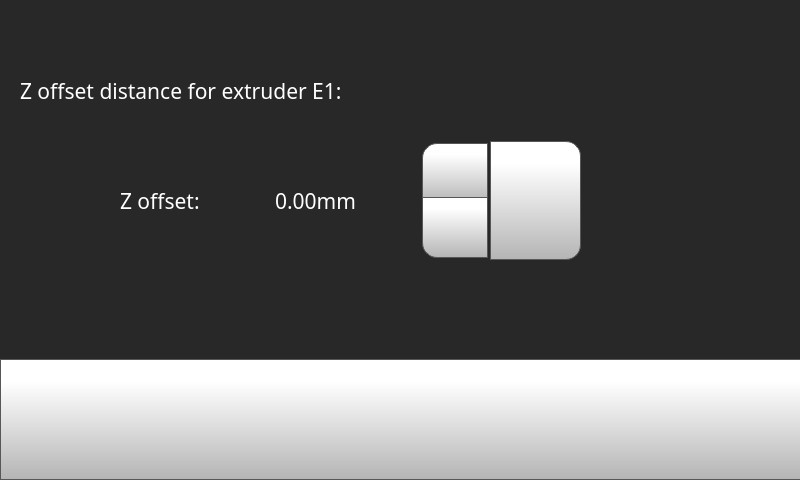
<?xml version="1.0" encoding="UTF-8"?>
<ui version="4.0">
 <class>toolOffset</class>
 <widget class="QWidget" name="toolOffset">
  <property name="geometry">
   <rect>
    <x>0</x>
    <y>0</y>
    <width>800</width>
    <height>480</height>
   </rect>
  </property>
  <property name="minimumSize">
   <size>
    <width>800</width>
    <height>480</height>
   </size>
  </property>
  <property name="maximumSize">
   <size>
    <width>800</width>
    <height>480</height>
   </size>
  </property>
  <property name="windowTitle">
   <string>Form</string>
  </property>
  <widget class="QStackedWidget" name="stackedWidget">
   <property name="geometry">
    <rect>
     <x>0</x>
     <y>0</y>
     <width>800</width>
     <height>480</height>
    </rect>
   </property>
   <property name="minimumSize">
    <size>
     <width>800</width>
     <height>480</height>
    </size>
   </property>
   <property name="maximumSize">
    <size>
     <width>800</width>
     <height>480</height>
    </size>
   </property>
   <property name="styleSheet">
    <string notr="true">background-color: rgb(40, 40, 40);</string>
   </property>
   <property name="currentIndex">
    <number>1</number>
   </property>
   <widget class="QWidget" name="toolOffsetXYPage">
    <widget class="QPushButton" name="toolOffsetXYBackButton">
     <property name="geometry">
      <rect>
       <x>0</x>
       <y>360</y>
       <width>801</width>
       <height>121</height>
      </rect>
     </property>
     <property name="minimumSize">
      <size>
       <width>0</width>
       <height>0</height>
      </size>
     </property>
     <property name="font">
      <font>
       <family>Gotham</family>
       <pointsize>16</pointsize>
      </font>
     </property>
     <property name="styleSheet">
      <string notr="true">QPushButton {
     border: 1px solid rgb(87, 87, 87);
	background-color: qlineargradient(spread:pad, x1:0, y1:1, x2:0, y2:0.188, stop:0 rgba(180, 180, 180, 255), stop:1 rgba(255, 255, 255, 255));


}

QPushButton:pressed {
    background-color: qlineargradient(x1: 0, y1: 0, x2: 0, y2: 1,
                                      stop: 0 #dadbde, stop: 1 #f6f7fa);
}

QPushButton:flat {
    border: none; /* no border for a flat push button */
}

QPushButton:default {
    border-color: navy; /* make the default button prominent */
}

QPushButton:focus {
	outline: none;
}</string>
     </property>
     <property name="text">
      <string/>
     </property>
     <property name="icon">
      <iconset resource="../resources/resource.qrc">
       <normaloff>:/Navigation/img/Navigation/arrows-4.png</normaloff>:/Navigation/img/Navigation/arrows-4.png</iconset>
     </property>
     <property name="iconSize">
      <size>
       <width>70</width>
       <height>70</height>
      </size>
     </property>
     <property name="checkable">
      <bool>false</bool>
     </property>
     <property name="autoDefault">
      <bool>false</bool>
     </property>
     <property name="default">
      <bool>false</bool>
     </property>
     <property name="flat">
      <bool>false</bool>
     </property>
    </widget>
    <widget class="QLabel" name="toolOffsetLabel">
     <property name="geometry">
      <rect>
       <x>20</x>
       <y>30</y>
       <width>521</width>
       <height>31</height>
      </rect>
     </property>
     <property name="font">
      <font>
       <family>Gotham</family>
       <pointsize>16</pointsize>
       <weight>50</weight>
       <bold>false</bold>
      </font>
     </property>
     <property name="styleSheet">
      <string notr="true">color: rgb(255, 255, 255);</string>
     </property>
     <property name="text">
      <string>X/Y offset distance for extruder E1:</string>
     </property>
    </widget>
    <widget class="QLabel" name="toolOffsetYLabel">
     <property name="geometry">
      <rect>
       <x>100</x>
       <y>260</y>
       <width>121</width>
       <height>41</height>
      </rect>
     </property>
     <property name="font">
      <font>
       <family>Gotham</family>
       <pointsize>16</pointsize>
       <weight>50</weight>
       <bold>false</bold>
      </font>
     </property>
     <property name="styleSheet">
      <string notr="true">color: rgb(255, 255, 255);</string>
     </property>
     <property name="text">
      <string>Y offset: </string>
     </property>
    </widget>
    <widget class="QDoubleSpinBox" name="toolOffsetXDoubleSpinBox_3">
     <property name="geometry">
      <rect>
       <x>220</x>
       <y>80</y>
       <width>221</width>
       <height>121</height>
      </rect>
     </property>
     <property name="font">
      <font>
       <family>Gotham</family>
       <pointsize>16</pointsize>
      </font>
     </property>
     <property name="styleSheet">
      <string notr="true">QDoubleSpinBox {
    padding-right: 5px; /* make room for the arrows */
	color: rgb(255, 255, 255);
	background-color: rgba(255, 255, 255, 0);
   
}
QDoubleSpinBox ::text:selected {
	background-color: rgb(255, 146, 57);
   
}
QDoubleSpinBox::up-button {
     border: 1px solid rgb(87, 87, 87);

border-top-left-radius: 15px;
	background-color: qlineargradient(spread:pad, x1:0, y1:1, x2:0, y2:0.188, stop:0 rgba(180, 180, 180, 255), stop:1 rgba(255, 255, 255, 255));
    width: 60px;
     height: 55px;
    padding: 2px;
}

QDoubleSpinBox::up-arrow { 
image: url(./templates/img/arrows.png);
    width: 40px;
     height: 40px;
padding: 5px;
}



QDoubleSpinBox::up-button:pressed {
    background-color: qlineargradient(x1: 0, y1: 0, x2: 0, y2: 1,
                                      stop: 0 #dadbde, stop: 1 #f6f7fa);
}


QDoubleSpinBox::down-button {
     border: 1px solid rgb(87, 87, 87);
border-bottom-left-radius: 15px;
	background-color: qlineargradient(spread:pad, x1:0, y1:1, x2:0, y2:0.188, stop:0 rgba(180, 180, 180, 255), stop:1 rgba(255, 255, 255, 255));
    width: 60px;
     height: 55px;
    padding: 2px;
}

QDoubleSpinBox::down-arrow { 
image: url(./templates/img/arrows-5.png);
    width: 40px;
    height: 40px;
padding: 5px;
}

QDoubleSpinBox::down-button:pressed {
    background-color: qlineargradient(x1: 0, y1: 0, x2: 0, y2: 1,
                                      stop: 0 #dadbde, stop: 1 #f6f7fa);

}

</string>
     </property>
     <property name="frame">
      <bool>false</bool>
     </property>
     <property name="readOnly">
      <bool>false</bool>
     </property>
     <property name="buttonSymbols">
      <enum>QAbstractSpinBox::UpDownArrows</enum>
     </property>
     <property name="accelerated">
      <bool>true</bool>
     </property>
     <property name="suffix">
      <string>mm</string>
     </property>
     <property name="decimals">
      <number>2</number>
     </property>
     <property name="minimum">
      <double>-50.000000000000000</double>
     </property>
     <property name="maximum">
      <double>50.000000000000000</double>
     </property>
     <property name="singleStep">
      <double>0.025000000000000</double>
     </property>
     <property name="value">
      <double>0.000000000000000</double>
     </property>
    </widget>
    <widget class="QDoubleSpinBox" name="toolOffsetYDoubleSpinBox_3">
     <property name="geometry">
      <rect>
       <x>220</x>
       <y>220</y>
       <width>221</width>
       <height>121</height>
      </rect>
     </property>
     <property name="font">
      <font>
       <family>Gotham</family>
       <pointsize>16</pointsize>
      </font>
     </property>
     <property name="styleSheet">
      <string notr="true">QDoubleSpinBox {
    padding-right: 5px; /* make room for the arrows */
	color: rgb(255, 255, 255);
	background-color: rgba(255, 255, 255, 0);
   
}
QDoubleSpinBox ::text:selected {
	background-color: rgb(255, 146, 57);
   
}
QDoubleSpinBox::up-button {
     border: 1px solid rgb(87, 87, 87);

border-top-left-radius: 15px;
	background-color: qlineargradient(spread:pad, x1:0, y1:1, x2:0, y2:0.188, stop:0 rgba(180, 180, 180, 255), stop:1 rgba(255, 255, 255, 255));
    width: 60px;
     height: 55px;
    padding: 2px;
}

QDoubleSpinBox::up-arrow { 
image: url(./templates/img/arrows.png);
    width: 40px;
     height: 40px;
padding: 5px;
}



QDoubleSpinBox::up-button:pressed {
    background-color: qlineargradient(x1: 0, y1: 0, x2: 0, y2: 1,
                                      stop: 0 #dadbde, stop: 1 #f6f7fa);
}


QDoubleSpinBox::down-button {
     border: 1px solid rgb(87, 87, 87);
border-bottom-left-radius: 15px;
	background-color: qlineargradient(spread:pad, x1:0, y1:1, x2:0, y2:0.188, stop:0 rgba(180, 180, 180, 255), stop:1 rgba(255, 255, 255, 255));
    width: 60px;
     height: 55px;
    padding: 2px;
}

QDoubleSpinBox::down-arrow { 
image: url(./templates/img/arrows-5.png);
    width: 40px;
    height: 40px;
padding: 5px;
}

QDoubleSpinBox::down-button:pressed {
    background-color: qlineargradient(x1: 0, y1: 0, x2: 0, y2: 1,
                                      stop: 0 #dadbde, stop: 1 #f6f7fa);

}

</string>
     </property>
     <property name="frame">
      <bool>false</bool>
     </property>
     <property name="readOnly">
      <bool>false</bool>
     </property>
     <property name="buttonSymbols">
      <enum>QAbstractSpinBox::UpDownArrows</enum>
     </property>
     <property name="accelerated">
      <bool>true</bool>
     </property>
     <property name="suffix">
      <string>mm</string>
     </property>
     <property name="decimals">
      <number>2</number>
     </property>
     <property name="minimum">
      <double>-4.000000000000000</double>
     </property>
     <property name="maximum">
      <double>4.000000000000000</double>
     </property>
     <property name="singleStep">
      <double>0.025000000000000</double>
     </property>
    </widget>
    <widget class="QPushButton" name="toolOffsetXSetButton_3">
     <property name="geometry">
      <rect>
       <x>440</x>
       <y>80</y>
       <width>91</width>
       <height>119</height>
      </rect>
     </property>
     <property name="font">
      <font>
       <family>Gotham</family>
       <pointsize>16</pointsize>
      </font>
     </property>
     <property name="styleSheet">
      <string notr="true">QPushButton {
     border: 1px solid rgb(87, 87, 87);
	background-color: qlineargradient(spread:pad, x1:0, y1:1, x2:0, y2:0.188, stop:0 rgba(180, 180, 180, 255), stop:1 rgba(255, 255, 255, 255));
border-top-right-radius: 15px;
border-bottom-right-radius: 15px;

}

QPushButton:pressed {
    background-color: qlineargradient(x1: 0, y1: 0, x2: 0, y2: 1,
                                      stop: 0 #dadbde, stop: 1 #f6f7fa);
}

QPushButton:flat {
    border: none; /* no border for a flat push button */
}

QPushButton:default {
    border-color: navy; /* make the default button prominent */
}
QPushButton:focus {
	outline: none;
}</string>
     </property>
     <property name="text">
      <string/>
     </property>
     <property name="icon">
      <iconset resource="../resources/resource.qrc">
       <normaloff>:/Icons/img/icons/verification-mark.png</normaloff>:/Icons/img/icons/verification-mark.png</iconset>
     </property>
     <property name="iconSize">
      <size>
       <width>70</width>
       <height>70</height>
      </size>
     </property>
    </widget>
    <widget class="QPushButton" name="toolOffsetYSetButton_3">
     <property name="geometry">
      <rect>
       <x>440</x>
       <y>220</y>
       <width>91</width>
       <height>119</height>
      </rect>
     </property>
     <property name="font">
      <font>
       <family>Gotham</family>
       <pointsize>16</pointsize>
      </font>
     </property>
     <property name="styleSheet">
      <string notr="true">QPushButton {
     border: 1px solid rgb(87, 87, 87);
	background-color: qlineargradient(spread:pad, x1:0, y1:1, x2:0, y2:0.188, stop:0 rgba(180, 180, 180, 255), stop:1 rgba(255, 255, 255, 255));
border-top-right-radius: 15px;
border-bottom-right-radius: 15px;

}

QPushButton:pressed {
    background-color: qlineargradient(x1: 0, y1: 0, x2: 0, y2: 1,
                                      stop: 0 #dadbde, stop: 1 #f6f7fa);
}

QPushButton:flat {
    border: none; /* no border for a flat push button */
}

QPushButton:default {
    border-color: navy; /* make the default button prominent */
}
QPushButton:focus {
	outline: none;
}</string>
     </property>
     <property name="text">
      <string/>
     </property>
     <property name="icon">
      <iconset resource="../resources/resource.qrc">
       <normaloff>:/Icons/img/icons/verification-mark.png</normaloff>:/Icons/img/icons/verification-mark.png</iconset>
     </property>
     <property name="iconSize">
      <size>
       <width>70</width>
       <height>70</height>
      </size>
     </property>
    </widget>
    <widget class="QLabel" name="tollOffsetXLabel_6">
     <property name="geometry">
      <rect>
       <x>90</x>
       <y>120</y>
       <width>121</width>
       <height>31</height>
      </rect>
     </property>
     <property name="font">
      <font>
       <family>Gotham</family>
       <pointsize>16</pointsize>
       <weight>50</weight>
       <bold>false</bold>
      </font>
     </property>
     <property name="styleSheet">
      <string notr="true">color: rgb(255, 255, 255);</string>
     </property>
     <property name="text">
      <string>X offset: </string>
     </property>
    </widget>
   </widget>
   <widget class="QWidget" name="toolOffsetZpage">
    <widget class="QLabel" name="toolOffsetLabel_6">
     <property name="geometry">
      <rect>
       <x>20</x>
       <y>70</y>
       <width>461</width>
       <height>41</height>
      </rect>
     </property>
     <property name="font">
      <font>
       <family>Gotham</family>
       <pointsize>16</pointsize>
       <weight>50</weight>
       <bold>false</bold>
      </font>
     </property>
     <property name="styleSheet">
      <string notr="true">color: rgb(255, 255, 255);</string>
     </property>
     <property name="text">
      <string>Z offset distance for extruder E1:</string>
     </property>
    </widget>
    <widget class="QLabel" name="tollOffsetXLabel_7">
     <property name="geometry">
      <rect>
       <x>120</x>
       <y>180</y>
       <width>131</width>
       <height>41</height>
      </rect>
     </property>
     <property name="font">
      <font>
       <family>Gotham</family>
       <pointsize>16</pointsize>
       <weight>50</weight>
       <bold>false</bold>
      </font>
     </property>
     <property name="styleSheet">
      <string notr="true">color: rgb(255, 255, 255);</string>
     </property>
     <property name="text">
      <string>Z offset:</string>
     </property>
    </widget>
    <widget class="QDoubleSpinBox" name="toolOffsetZDoubleSpinBox_3">
     <property name="geometry">
      <rect>
       <x>270</x>
       <y>140</y>
       <width>221</width>
       <height>121</height>
      </rect>
     </property>
     <property name="font">
      <font>
       <family>Gotham</family>
       <pointsize>16</pointsize>
      </font>
     </property>
     <property name="styleSheet">
      <string notr="true">QDoubleSpinBox {
    padding-right: 5px; /* make room for the arrows */
	color: rgb(255, 255, 255);
	background-color: rgba(255, 255, 255, 0);
   
}
QDoubleSpinBox ::text:selected {
	background-color: rgb(255, 146, 57);
   
}
QDoubleSpinBox::up-button {
     border: 1px solid rgb(87, 87, 87);

border-top-left-radius: 15px;
	background-color: qlineargradient(spread:pad, x1:0, y1:1, x2:0, y2:0.188, stop:0 rgba(180, 180, 180, 255), stop:1 rgba(255, 255, 255, 255));
    width: 60px;
     height: 55px;
    padding: 2px;
}

QDoubleSpinBox::up-arrow { 
image: url(:/Navigation/img/Navigation/arrows.png);
    width: 40px;
     height: 40px;
padding: 5px;
}



QDoubleSpinBox::up-button:pressed {
    background-color: qlineargradient(x1: 0, y1: 0, x2: 0, y2: 1,
                                      stop: 0 #dadbde, stop: 1 #f6f7fa);
}


QDoubleSpinBox::down-button {
     border: 1px solid rgb(87, 87, 87);
border-bottom-left-radius: 15px;
	background-color: qlineargradient(spread:pad, x1:0, y1:1, x2:0, y2:0.188, stop:0 rgba(180, 180, 180, 255), stop:1 rgba(255, 255, 255, 255));
    width: 60px;
     height: 55px;
    padding: 2px;
}

QDoubleSpinBox::down-arrow { 
image: url(:/Navigation/img/Navigation/arrows-5.png);
    width: 40px;
    height: 40px;
padding: 5px;
}

QDoubleSpinBox::down-button:pressed {
    background-color: qlineargradient(x1: 0, y1: 0, x2: 0, y2: 1,
                                      stop: 0 #dadbde, stop: 1 #f6f7fa);

}

</string>
     </property>
     <property name="frame">
      <bool>false</bool>
     </property>
     <property name="readOnly">
      <bool>false</bool>
     </property>
     <property name="buttonSymbols">
      <enum>QAbstractSpinBox::UpDownArrows</enum>
     </property>
     <property name="accelerated">
      <bool>true</bool>
     </property>
     <property name="suffix">
      <string>mm</string>
     </property>
     <property name="decimals">
      <number>2</number>
     </property>
     <property name="minimum">
      <double>-2.000000000000000</double>
     </property>
     <property name="maximum">
      <double>2.000000000000000</double>
     </property>
     <property name="singleStep">
      <double>0.025000000000000</double>
     </property>
     <property name="value">
      <double>0.000000000000000</double>
     </property>
    </widget>
    <widget class="QPushButton" name="toolOffsetZSetButton_3">
     <property name="geometry">
      <rect>
       <x>490</x>
       <y>141</y>
       <width>91</width>
       <height>119</height>
      </rect>
     </property>
     <property name="font">
      <font>
       <family>Gotham</family>
       <pointsize>16</pointsize>
      </font>
     </property>
     <property name="styleSheet">
      <string notr="true">QPushButton {
     border: 1px solid rgb(87, 87, 87);
	background-color: qlineargradient(spread:pad, x1:0, y1:1, x2:0, y2:0.188, stop:0 rgba(180, 180, 180, 255), stop:1 rgba(255, 255, 255, 255));
border-top-right-radius: 15px;
border-bottom-right-radius: 15px;

}

QPushButton:pressed {
    background-color: qlineargradient(x1: 0, y1: 0, x2: 0, y2: 1,
                                      stop: 0 #dadbde, stop: 1 #f6f7fa);
}

QPushButton:flat {
    border: none; /* no border for a flat push button */
}

QPushButton:default {
    border-color: navy; /* make the default button prominent */
}
QPushButton:focus {
	outline: none;
}</string>
     </property>
     <property name="text">
      <string/>
     </property>
     <property name="icon">
      <iconset resource="../resources/resource.qrc">
       <normaloff>:/Icons/img/icons/verification-mark.png</normaloff>:/Icons/img/icons/verification-mark.png</iconset>
     </property>
     <property name="iconSize">
      <size>
       <width>70</width>
       <height>70</height>
      </size>
     </property>
    </widget>
    <widget class="QPushButton" name="toolOffsetZBackButton_3">
     <property name="geometry">
      <rect>
       <x>0</x>
       <y>359</y>
       <width>801</width>
       <height>121</height>
      </rect>
     </property>
     <property name="minimumSize">
      <size>
       <width>0</width>
       <height>0</height>
      </size>
     </property>
     <property name="font">
      <font>
       <family>Gotham</family>
       <pointsize>16</pointsize>
      </font>
     </property>
     <property name="styleSheet">
      <string notr="true">QPushButton {
     border: 1px solid rgb(87, 87, 87);
	background-color: qlineargradient(spread:pad, x1:0, y1:1, x2:0, y2:0.188, stop:0 rgba(180, 180, 180, 255), stop:1 rgba(255, 255, 255, 255));


}

QPushButton:pressed {
    background-color: qlineargradient(x1: 0, y1: 0, x2: 0, y2: 1,
                                      stop: 0 #dadbde, stop: 1 #f6f7fa);
}

QPushButton:flat {
    border: none; /* no border for a flat push button */
}

QPushButton:default {
    border-color: navy; /* make the default button prominent */
}

QPushButton:focus {
	outline: none;
}</string>
     </property>
     <property name="text">
      <string/>
     </property>
     <property name="icon">
      <iconset resource="../resources/resource.qrc">
       <normaloff>:/Navigation/img/Navigation/arrows-4.png</normaloff>:/Navigation/img/Navigation/arrows-4.png</iconset>
     </property>
     <property name="iconSize">
      <size>
       <width>70</width>
       <height>70</height>
      </size>
     </property>
     <property name="checkable">
      <bool>false</bool>
     </property>
     <property name="autoDefault">
      <bool>false</bool>
     </property>
     <property name="default">
      <bool>false</bool>
     </property>
     <property name="flat">
      <bool>false</bool>
     </property>
    </widget>
   </widget>
  </widget>
 </widget>
 <resources>
  <include location="../resources/resource.qrc"/>
 </resources>
 <connections/>
</ui>
